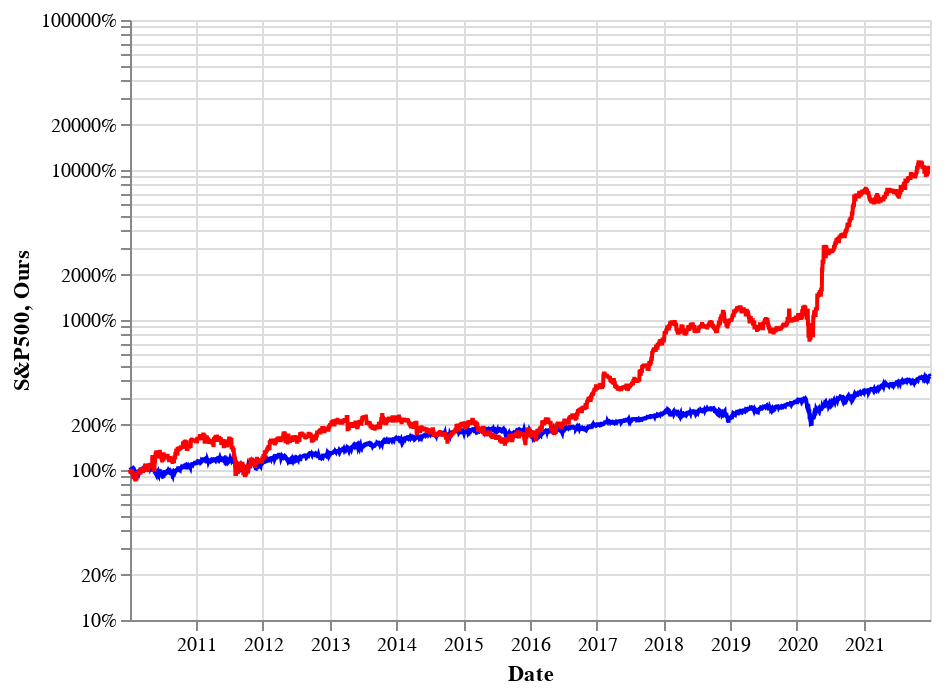

The cell this chart's notebook holds for it:
### Code cell
alt.Chart(results).mark_line(
    color='blue'
).encode(
    alt.X('Date:T'),
    alt.Y('S&P500:Q',
          axis=alt.Axis(format='%'),
          scale=alt.Scale(type='log'))
) + alt.Chart(results).mark_line(
    color='red'
).encode(
    alt.X('Date:T'),
    alt.Y('Ours:Q',
          axis=alt.Axis(format='%'),
          scale=alt.Scale(type='log'))
)

### Figure 1 — Vega-Lite specification as saved in the notebook (floating-point values rounded to 4 significant figures; data arrays with more than 128 entries replaced by an {"elided": "..."} marker saying what was removed)
{"config": {"view": {"continuousWidth": 400, "continuousHeight": 300}}, "layer": [{"mark": {"type": "line", "color": "blue"}, "encoding": {"x": {"field": "Date", "type": "temporal"}, "y": {"axis": {"format": "%"}, "field": "S&P500", "scale": {"type": "log"}, "type": "quantitative"}}}, {"mark": {"type": "line", "color": "red"}, "encoding": {"x": {"field": "Date", "type": "temporal"}, "y": {"axis": {"format": "%"}, "field": "Ours", "scale": {"type": "log"}, "type": "quantitative"}}}], "data": {"name": "data-16444b711a05971ef7950f7588927e67"}, "$schema": "https://vega.github.io/schema/vega-lite/v4.17.0.json", "datasets": {"data-16444b711a05971ef7950f7588927e67": {"elided": "3021 records"}}}
